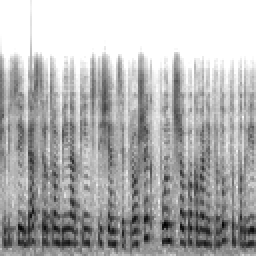
#> input picture Dataset/train/103_11110_284_2023-12-22T10_03_46-A.png, 128 x 128 px, found by its file name (shown 2 times larger); its folder holds only this picture in this run
$ python sensivity_noise.py
#> lines starting #> are read from the running program, lines starting #| are printed output that depends on the picture
import os
import numpy as np
import matplotlib.pyplot as plt
from PIL import Image

# Configuration - CHANGE THESE PATHS
input_folder = 'C:/Users/matko/Desktop/data_h_c_s_a/spectograms/train'  # Folder with your spectrograms

# SNR levels to test
snr_levels = [5]  # dB

def add_gaussian_noise(image, snr_db):
    """
    Add Gaussian white noise to image with specified SNR
    """
#> called with snr_db = 5
    # Convert to numpy array and normalize to [0, 1]
    img_array = np.array(image, dtype=np.float32) / 255.0

    # Calculate signal power
    signal_power = np.mean(img_array ** 2)
#> signal_power = 0.54

    # Calculate noise power based on SNR
    snr_linear = 10 ** (snr_db / 10.0)
    noise_power = signal_power / snr_linear
#> noise_power = 0.171

    # Generate Gaussian noise
    noise = np.random.normal(0, np.sqrt(noise_power), img_array.shape)
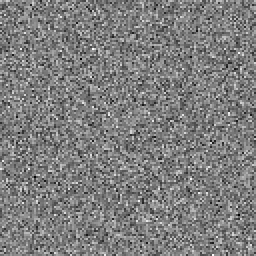
#> noise: shape (128, 128) float64 (shown 2 times larger); min -1.55, max 1.57, mean -0.00238; drawn with min black and max white

    # Add noise to image
    noisy_image = img_array + noise
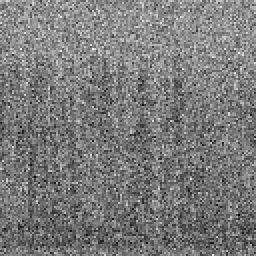
#> noisy_image: shape (128, 128) float64 (shown 2 times larger); min -1.03, max 2.55, mean 0.697; drawn with min black and max white

    # Clip to valid range [0, 1] and convert back to uint8
    noisy_image = np.clip(noisy_image, 0, 1)
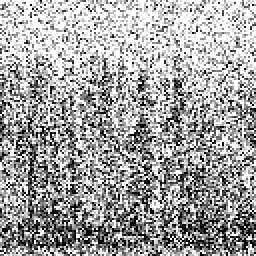
#> noisy_image: shape (128, 128) float64 (shown 2 times larger); min 0, max 1, mean 0.639
    noisy_image = (noisy_image * 255).astype(np.uint8)

    return Image.fromarray(noisy_image)

def process_spectrogram_with_noise(input_path, snr_db):
    """
    Process a single spectrogram with noise addition and overwrite original
    """
    try:
        # Load the spectrogram image
        image = Image.open(input_path).convert('L')  # Convert to grayscale

        # Add Gaussian noise
        noisy_image = add_gaussian_noise(image, snr_db)

        # Overwrite the original image
        noisy_image.save(input_path)
        return True

    except Exception as e:
        print(f"Error processing {input_path}: {e}")
        return False

# Process all .png files in input folder with different SNR levels
for snr_db in snr_levels:
    print(f"Processing with SNR {snr_db}dB...")
    processed_count = 0

    for filename in os.listdir(input_folder):
        if filename.endswith('.png'):
            input_path = os.path.join(input_folder, filename)

            # Add noise and overwrite
            if process_spectrogram_with_noise(input_path, snr_db):
                processed_count += 1
                if processed_count % 100 == 0:  # Print progress every 100 files
                    print(f'Processed {processed_count} files with SNR {snr_db}dB')

    print(f'Completed SNR {snr_db}dB: {processed_count} files processed')

print('Noise addition complete! All original files have been overwritten.')

# Optional: Create a visualization to see the effect
def create_comparison_image(input_folder):
    """
    Create a comparison image showing original vs noisy spectrograms
    """
    # Find example files
    png_files = [f for f in os.listdir(input_folder) if f.endswith('.png')]
    if not png_files:
        print("No PNG files found for comparison")
        return

    # Take first 4 files for comparison
    example_files = png_files[:4]

    # Create figure
    fig, axes = plt.subplots(2, 2, figsize=(12, 10))
    axes = axes.flatten()

    for i, filename in enumerate(example_files):
        input_path = os.path.join(input_folder, filename)

        try:
            image = Image.open(input_path).convert('L')
            img_array = np.array(image)

            axes[i].imshow(img_array, cmap='gray_r')
            axes[i].set_title(f'{filename}\n(After noise addition)')
            axes[i].axis('off')

        except Exception as e:
            print(f"Error loading {filename}: {e}")
            axes[i].text(0.5, 0.5, f"Error loading\n{filename}",
                        ha='center', va='center', transform=axes[i].transAxes)
            axes[i].axis('off')

    plt.tight_layout()
    comparison_path = os.path.join(input_folder, 'noise_comparison.png')
    plt.savefig(comparison_path, dpi=150, bbox_inches='tight')
    plt.close()

    print(f'Comparison image saved: {comparison_path}')

# Create comparison image
create_comparison_image(input_folder)

$ run again, on Dataset/train/104_4268_66_2023-11-20T21_39_47-A.png
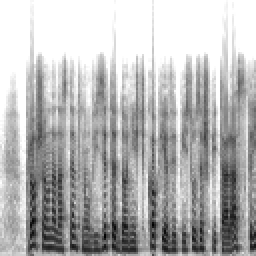
#> input picture Dataset/train/104_4268_66_2023-11-20T21_39_47-A.png, 128 x 128 px, found by its file name (shown 2 times larger)
#> signal_power = 0.567
#> noise_power = 0.179
#> in add_gaussian_noise, `noisy_image = img_array + noise`:
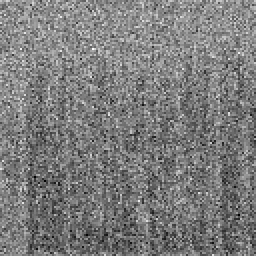
#> noisy_image: shape (128, 128) float64 (shown 2 times larger); min -1.1, max 2.61, mean 0.713; drawn with min black and max white
#> in add_gaussian_noise, `noisy_image = np.clip(noisy_image, 0, 1)`:
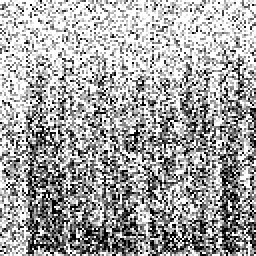
#> noisy_image: shape (128, 128) float64 (shown 2 times larger); min 0, max 1, mean 0.647

$ run again, on Dataset/train/109_19070_3179_2023-12-27T20_16_45.png
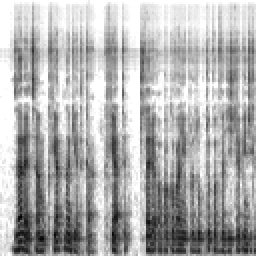
#> input picture Dataset/train/109_19070_3179_2023-12-27T20_16_45.png, 128 x 128 px, found by its file name (shown 2 times larger)
#> signal_power = 0.528
#> noise_power = 0.167
#> in add_gaussian_noise, `noisy_image = img_array + noise`:
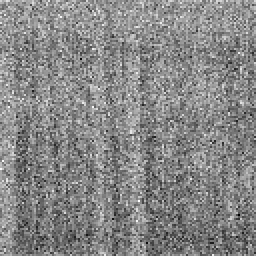
#> noisy_image: shape (128, 128) float64 (shown 2 times larger); min -1.15, max 2.32, mean 0.688; drawn with min black and max white
#> in add_gaussian_noise, `noisy_image = np.clip(noisy_image, 0, 1)`:
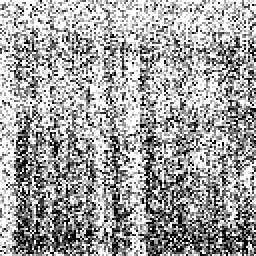
#> noisy_image: shape (128, 128) float64 (shown 2 times larger); min 0, max 1, mean 0.634

$ run again, on Dataset/train/113_15724_86_2023-11-23T17_20_11.png
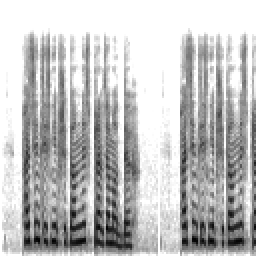
#> input picture Dataset/train/113_15724_86_2023-11-23T17_20_11.png, 128 x 128 px, found by its file name (shown 2 times larger)
#> signal_power = 0.624
#> noise_power = 0.197
#> in add_gaussian_noise, `noisy_image = img_array + noise`:
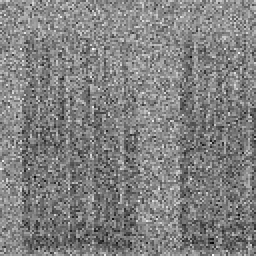
#> noisy_image: shape (128, 128) float64 (shown 2 times larger); min -1.24, max 2.69, mean 0.75; drawn with min black and max white
#> in add_gaussian_noise, `noisy_image = np.clip(noisy_image, 0, 1)`:
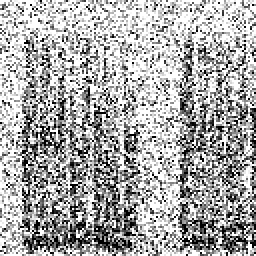
#> noisy_image: shape (128, 128) float64 (shown 2 times larger); min 0, max 1, mean 0.667

$ run again, on Dataset/train/103_11887_53_2023-12-15T13_55_36-A.png
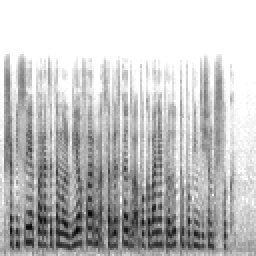
#> input picture Dataset/train/103_11887_53_2023-12-15T13_55_36-A.png, 128 x 128 px, found by its file name (shown 2 times larger)
#> signal_power = 0.631
#> noise_power = 0.2
#> in add_gaussian_noise, `noisy_image = img_array + noise`:
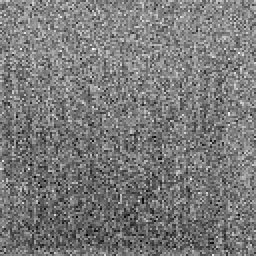
#> noisy_image: shape (128, 128) float64 (shown 2 times larger); min -1.02, max 2.7, mean 0.759; drawn with min black and max white
#> in add_gaussian_noise, `noisy_image = np.clip(noisy_image, 0, 1)`:
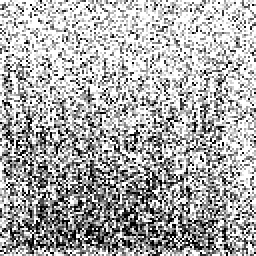
#> noisy_image: shape (128, 128) float64 (shown 2 times larger); min 0, max 1, mean 0.674
